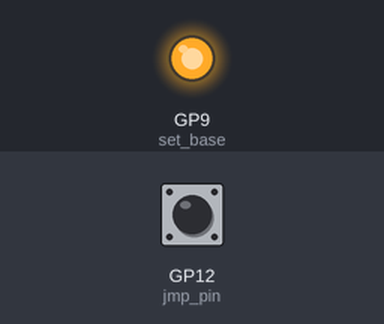
Simulated run of this program. Board: Raspberry Pi Pico running MicroPython. Parts: output pins drawn as LEDs (lit = HIGH). The inputs (shaded band) are chosen by the test bench; at power-on: GP12 (jmp_pin) LOW. What the program prints to the serial console is not drawn.

Above: at 1.2 s.
1.3 s: GP12 (jmp_pin) driven HIGH
At 2.2 s:
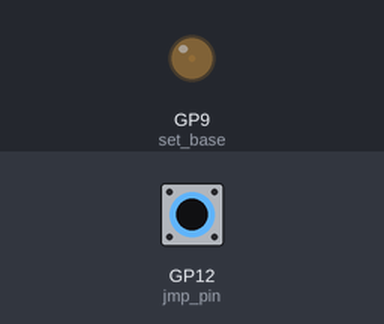
2.8 s: GP12 (jmp_pin) driven LOW
At 3.2 s:
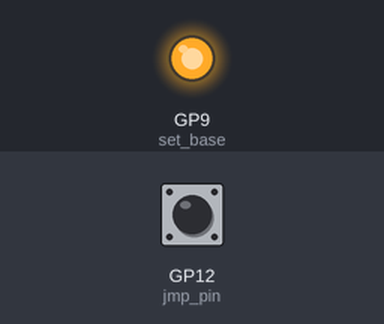
4.3 s: GP12 (jmp_pin) pulsed HIGH 5 times (0.12 s each, 0.3 s apart)
At 4.55 s:
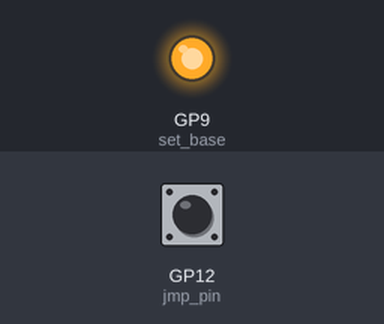
Timing chart, 0 to 7.3 s (numbered marks = the images above; inputs shaded):
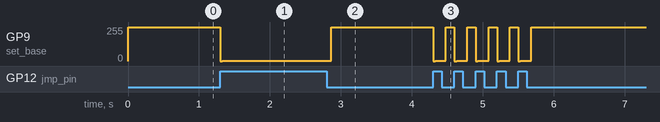

The program:

PioCapTouchSense.py
```python
import time
import machine
import rp2

@rp2.asm_pio(set_init=rp2.PIO.OUT_LOW, autopull=False, pull_thresh=32, autopush=False, push_thresh=32)
def detectTouch():                                         # type: ignore
    pull(block)                 # Get charge delay val     # type: ignore
    mov(x,osr)                  # Load charge delay val    # type: ignore
    wrap_target()               # Only do the above once   # type: ignore
    mov(y, invert(null))        # Set Y to Large (All Ones)# type: ignore
    set(pins, 1)                # Start Charging           # type: ignore
    label("innerloop")                                     # type: ignore
    jmp(pin, "loopescape")      # If Pin is High, Escape   # type: ignore
    jmp(y_dec, "innerloop")     # Loop and decrement Y     # type: ignore
    label("loopescape")                                    # type: ignore
    mov(isr,y)                  # Move Y to Output SR      # type: ignore
    set(pins, 0)                # Discharge                # type: ignore
    push(noblock)               # Push Y                   # type: ignore
    mov(y,x)                    # Load charge delay val    # type: ignore
    label("chargeloop")                                    # type: ignore
    jmp(y_dec, "chargeloop")     # If !Zero, X-- and loop  # type: ignore
    wrap()                                                 # type: ignore

# Create the State Machine, a 1 MegaOhm resistor from set_base to jmp_pin is needed
sm = rp2.StateMachine(0, detectTouch, freq=125000000, set_base=machine.Pin(9), jmp_pin=machine.Pin(12))

# Start the State Machine.
sm.active(1)

sm.put(1250000, 0)  #This sets Charging Delay and detection rate (10 ms)

baseline = 4294966696 # Set something near 2^32
DATA_IIR_CONST = 1000  # Filtering constant for the baseline capacitance
last_touch = time.ticks_ms() # Limit immediate and back-to-back touch detections

while True:
    curval = sm.get()
    if curval < baseline - 500 and time.ticks_diff(time.ticks_ms(), last_touch) > 5000:
        print("Touch")
        last_touch = time.ticks_ms()
    baseline = curval / DATA_IIR_CONST + baseline * (DATA_IIR_CONST - 1) / DATA_IIR_CONST
```

Measured:
- after the input at 1.3 s, GP9 (set_base): 255/255 → 1/255 at once
- after the input at 2.8 s, GP9 (set_base): 1/255 → 255/255 after 0.06 s
- after the input at 4.3 s, GP9 (set_base): 255/255 → 0/255 at once, then repeats every 0.30 s: 1/255 0.15 s, 255/255 0.12 s, 0/255 0.03 s, until it stays 255/255 from 5.7 s
